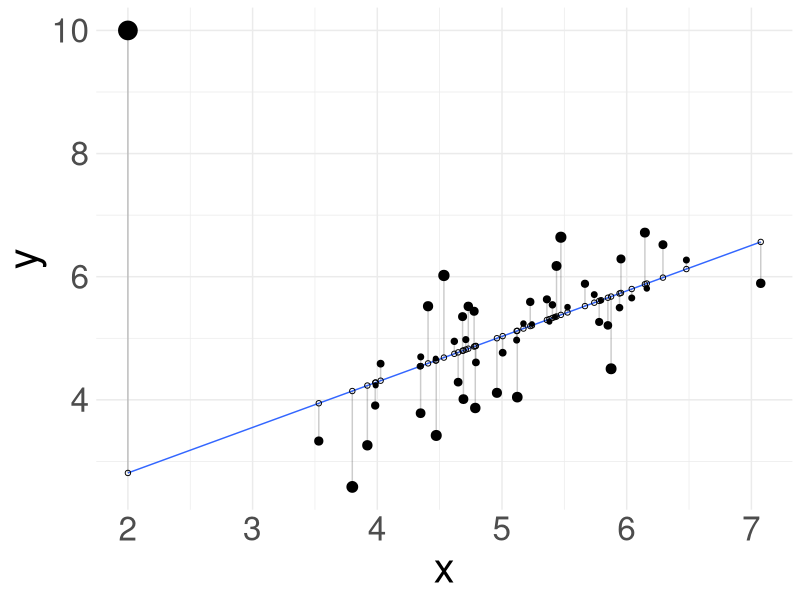

Recreate this plot in R. (Note: this script raises an error after producing the figure.)
library(mvtnorm)
library(ggplot2)
library(quantreg)

set.seed(123)

sigma = matrix(c(0.9, 0.8, 0.8, .09), nrow = 2)
mat   = as.data.frame(rmvnorm(50, mean = c(5,5), sigma = sigma, method = "chol"))
outlier = c(2, 10)

# override the main matrix
mat = rbind(mat, outlier)

colnames(mat) = c("x", "y")
# fit the model
fit_l1 = rq(y ~ x, data = mat, tau = 0.5)

mat$predicted_l1 = predict(fit_l1) 
mat$residuals_l1 = residuals(fit_l1)
# https://drsimonj.svbtle.com/visualising-residuals
ggplot(mat, aes(x, y)) +
  geom_quantile(quantiles = 0.5) +
  geom_segment(aes(xend = x, yend = predicted_l1), alpha = .2) +
  geom_point(aes(size = abs(residuals_l1))) +
  #  this does not work? scale_color_continuous(low = "black", high = "red") +
  guides(color = FALSE, size = FALSE) +  
  geom_point(aes(y = predicted_l1), shape = 1) +
  theme_minimal() + 
  theme(text = element_text(size = 30L))


######################################

p = ggplot(mat,aes(x,y)) + 
  geom_point(alpha = 0.8) +
  geom_point(color = "red", x = outlier[1], y = outlier[2], size = 3L) +
  geom_smooth(method = 'lm', formula = y ~ x, se = FALSE, aes(color = "L2 loss")) +
  geom_quantile(quantiles = 0.5, aes(color = "L1 loss")) +
  geom_smooth(method=MASS::rlm, se = FALSE, formula = y ~ x, aes(color = "Huber loss")) +
  scale_color_viridis_d(name = "Regression loss", end = .8) +
# scale_color_manual(name = "Regression", values = c("L2 loss" = "darkgreen", "L1 loss" = "orange", "Huber loss" = "blue")) +
theme_minimal() +
  theme(text = element_text(size = 20L)) 

ggplot2::ggsave("../figure/robustness.png", p, width = 6L, height = 4L)
